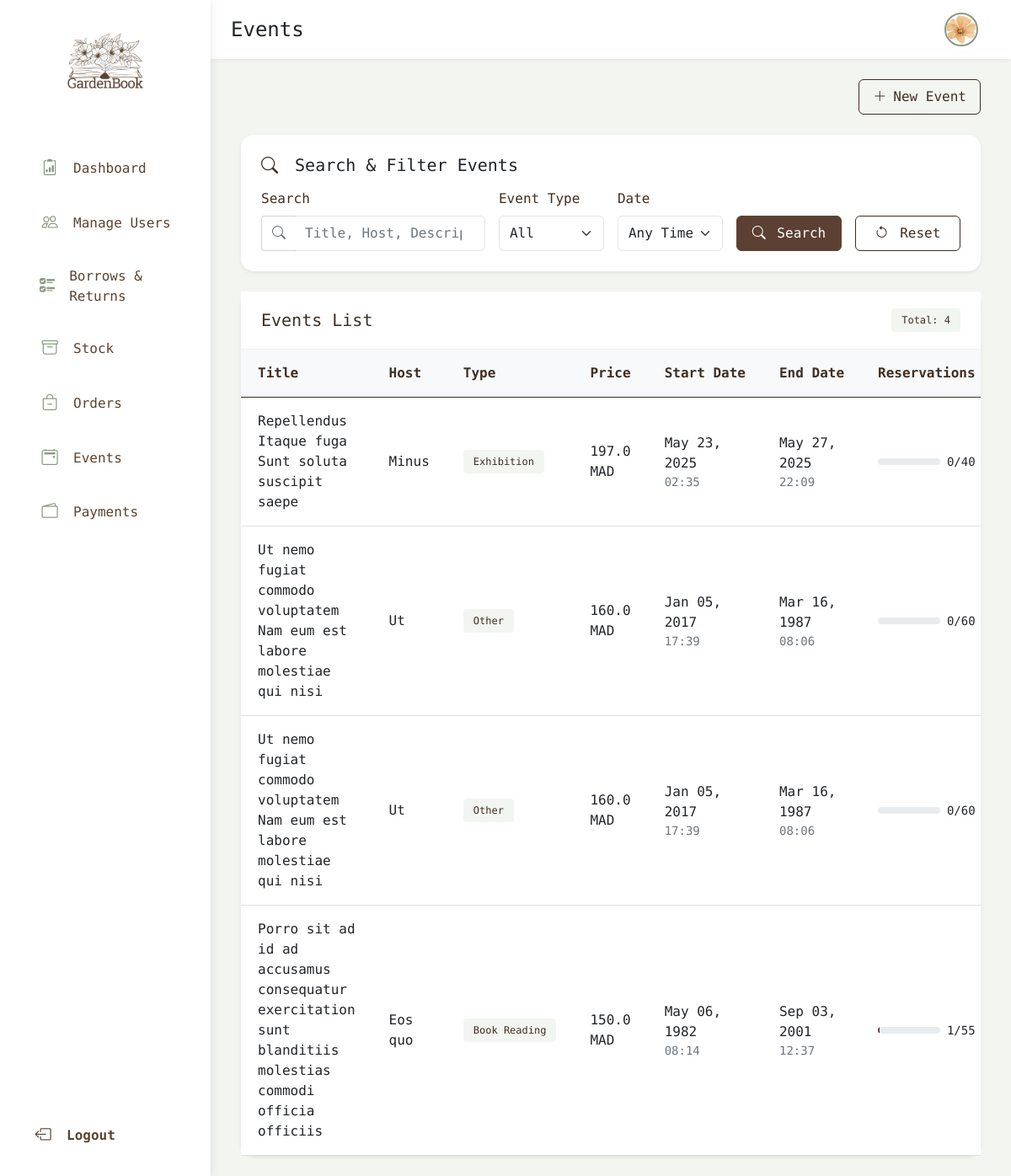
/manage-event (signed in), run on the app's committed database.
### theApp/models.py (models this page shows, shortened)
class Person(AbstractUser):
    cin = models.CharField(max_length=20, unique=True, default="")
    profile_pic = models.ImageField(upload_to='profile_pics/', null=True, blank=True, default='profile_pics/profile_pic1.png')
    first_name = models.CharField(max_length=50)
    last_name = models.CharField(max_length=50)
    role = models.CharField(max_length=20,choices=RoleName.choices, default=RoleName.READER)
    dob = models.DateField(null=True, blank=True)
    phone = models.CharField(max_length=15, null=True, blank=True)
    status = models.CharField(max_length=20, choices=MembershipStatus.choices, default=MembershipStatus.ACTIVE)
    address = models.CharField(max_length=255, null=True, blank=True)
    city = models.CharField(max_length=100, null=True, blank=True)
    postal_code = models.CharField(max_length=20, null=True, blank=True)
    country = models.CharField(max_length=100, null=True, blank=True)
    bio = models.CharField(max_length=300, null=True, blank=True)
    unread_alerts = models.IntegerField(default=0)
    class Meta:
        ordering = ['-date_joined']

class Event(models.Model):
    title = models.CharField(max_length=200)
    host = models.CharField(max_length=200, blank=True, null=True)
    poster = models.ImageField(upload_to='event_posters/', null=True, blank=True, default='event_posters/default_poster.jpg')
    description = models.TextField()
    event_price = models.FloatField(default=0.0)
    audience = models.CharField(max_length=20, choices=AudienceType.choices, default="")
    location = models.CharField(max_length=255)
    start_datetime = models.DateTimeField()
    end_datetime = models.DateTimeField()
    nbr_reservations = models.IntegerField(default=0)
    current_reservations = models.IntegerField(default=0)
    guests = models.ManyToManyField(Person, blank=True, related_name='events')
    created_at = models.DateTimeField(auto_now_add=True)
    event_type = models.CharField(max_length=20, choices=EventType.choices, default="")
    is_public = models.BooleanField(default=True)
    status = models.CharField(max_length=20, choices=[('Upcoming', 'Upcoming'), ('Ongoing', 'Ongoing'), ('Completed', 'Completed')], default='Upcoming')
    is_cancelled = models.BooleanField(default=False)

### theApp/views.py (the view)
# urls.py: path('manage-event', views.event_staff, name='manage-event'),
def event_staff(request):
  events = Event.objects.all()
  query = request.GET.get("q", "")
  event_type = request.GET.get("event_type", "")
  date_filter = request.GET.get("date_filter", "")
  form = EventForm()
  if query:
    events = events.filter(
      Q(title__icontains=query) |
      Q(host__icontains=query) |
      Q(description__icontains=query)
    )
  if event_type:
    events = events.filter(event_type=event_type)
  today = timezone.now().date()
  if date_filter == "year":
    events = events.filter(start_datetime__year=today.year)
  elif date_filter == "month":
    events = events.filter(start_datetime__year=today.year, start_datetime__month=today.month)
  elif date_filter == "week":
    start_of_week = today - timedelta(days=today.weekday())
    end_of_week = start_of_week + timedelta(days=6)
    events = events.filter(start_datetime__date__range=(start_of_week, end_of_week))
  types = Event.objects.values_list("event_type", flat=True).distinct()
  for event in events:
    if not event.is_cancelled:
      if event.end_datetime.date() < today:
          event.status = 'Completed'
      elif event.end_datetime.date() > today:
          event.status = 'Ongoing'
      else:
          event.status = 'Upcoming'
      event.save()
  context = {
      "events": events.order_by("-start_datetime"),
      "types": types,
      "form": form,
  }
  return render(request, "manage_event.html", context)

### templates/manage_event.html (shortened to what this page needs)
{% extends 'baseLibrarian.html' %}
{% load static %}
{% load crispy_forms_tags %}
{% block page %}Events{% endblock %}
{% block content %}
<div class="container-fluid">
  <div class="row mb-4">
    <div class="col-12 d-flex justify-content-end">
      <button class="btn btn-outline-brown" data-bs-toggle="modal" data-bs-target="#createEventModal">
        <i class="bi bi-plus-lg me-2"></i>New Event
      </button>
    </div>
  </div>
  <div class="row mb-4">
    <div class="col-12">
      <div class="card rounded-20 shadow-sm">
        <div class="card-body">
          <h5 class="card-title mb-3">
            <i class="bi bi-search me-2 text-brown"></i>
            Search & Filter Events
          </h5>
          <form method="GET" class="row g-3 align-items-end">
            <div class="col-md-4">
              <label for="q" class="form-label">Search</label>
              <div class="input-group">
                <span class="input-group-text bg-white border-end-0">
                  <i class="bi bi-search text-muted"></i>
                </span>
                <input type="search" name="q" id="q" class="form-control border-start-0"
                  placeholder="Title, Host, Description...">
              </div>
            </div>
            <div class="col-md-2">
              <label for="event_type" class="form-label">Event Type</label>
              <select name="event_type" id="event_type" class="form-select">
                <option value="">All</option>
              </select>
            </div>
            <div class="col-md-2">
              <label for="date_filter" class="form-label">Date</label>
              <select name="date_filter" id="date_filter" class="form-select">
                <option value="">Any Time</option>
              </select>
            </div>
            <div class="col-md-2">
              <button class="btn btn-brown w-100" type="submit">
                <i class="bi bi-search me-1"></i> Search
              </button>
            </div>
            <div class="col-md-2">
              <a href="{% url 'manage-event' %}" class="btn btn-outline-brown w-100">
                <i class="bi bi-arrow-counterclockwise me-1"></i> Reset
              </a>
            </div>
          </form>
        </div>
      </div>
    </div>
  </div>
  <div class="row">
    <div class="col-12">
      <div class="card rounded-20 shadow-sm">
        <div class="card-header bg-white d-flex justify-content-between align-items-center">
          <h5 class="card-title mb-0 text-brown">Events List</h5>
          <span class="badge bg-green-soft text-brown">Total: {{ events|length }}</span>
        </div>
        <div class="card-body p-0">
          <div class="table-responsive">
            <table class="table table-hover align-middle m-0">
              <thead>
                <tr class="bg-light">
                  <th>Title</th>
                  <th>Host</th>
                  <th>Type</th>
                  <th>Price</th>
                  <th>Start Date</th>
                  <th>End Date</th>
                  <th>Reservations</th>
                </tr>
              </thead>
              <tbody class="bg-white">
                {% for event in events %}
                <tr>
                  <td class="fw-medium">{{ event.title }}</td>
                  <td>{{ event.host }}</td>
                  <td>
                    <span class="badge bg-green-soft text-brown">
                      {{ event.event_type }}
                    </span>
                  </td>
                  <td>{{ event.event_price }} MAD</td>
                  <td>
                    <div class="d-flex flex-column">
                      <span>{{ event.start_datetime|date:"M d, Y" }}</span>
                      <small class="text-muted">
                        {{ event.start_datetime|time:"H:i" }}
                      </small>
                    </div>
                  </td>
                  <td>
                    <div class="d-flex flex-column">
                      <span>{{ event.end_datetime|date:"M d, Y" }}</span>
                      <small class="text-muted">
                        {{ event.end_datetime|time:"H:i" }}
                      </small>
                    </div>
                  </td>
                  <td>
                    <div class="d-flex align-items-center">
                      <div class="progress flex-grow-1 me-2" style="height: 8px;">
                      </div>
                      <span class="small">{{ event.current_reservations }}/{{ event.nbr_reservations }}</span>
                    </div>
                  </td>
                </tr>
                {% endfor %}
              </tbody>
            </table>
          </div>
        </div>
      </div>
    </div>
  </div>
</div>
{% endblock %}

### templates/baseLibrarian.html (shortened to what this page needs)
{% load static %}
<!DOCTYPE html>
<html lang="en">
<head>
  <link href="{% static 'assets/dist/css/bootstrap.min.css' %}" rel="stylesheet">
  <link rel="stylesheet" href="{% static 'css/base.css' %}">
</head>
<body>
  <div class="layout-container">
    <aside class="sidebar">
      <div class="sidebar-inner">
        <div class="text-center mb-5">
          <a href="{% url 'dashboard' %}"
            class="d-flex align-items-center justify-content-center text-brown text-decoration-none">
            <img src="{% static 'assets/brand/_logo-nobg.png' %}" class="img-fluid" width="90" height="90" role="img"
              alt="Library Management System">
          </a>
        </div>
        <nav class="sidebar-nav">
          <ul class="list-unstyled ps-2">
            <li class="nav-item mb-3">
              <a href="{% url 'dashboard' %}"
                class="sidebar-link d-flex align-items-center {% if request.path == '/dashboard/' %}active-link{% endif %}">
                <i class="bi bi-clipboard2-data me-3"></i>
                <span>Dashboard</span>
              </a>
            </li>
            <li class="nav-item mb-3">
              <a href="{% url 'manage-users' %}"
                class="sidebar-link d-flex align-items-center {% if request.path == '/manage-users/' %}active-link{% endif %}">
                <i class="bi bi-people me-3"></i>
                <span>Manage Users</span>
              </a>
            </li>
            <li class="nav-item mb-3">
              <a href="{% url 'borrows-returns' %}"
                class="sidebar-link d-flex align-items-center {% if request.path == '/borrows-returns/' %}active-link{% endif %}">
                <i class="bi bi-ui-checks me-3"></i>
                <span>Borrows & Returns</span>
              </a>
            </li>
            <li class="nav-item mb-3">
              <a href="{% url 'stock' %}"
                class="sidebar-link d-flex align-items-center {% if request.path == '/stock/' %}active-link{% endif %}">
                <i class="bi bi-archive me-3"></i>
                <span>Stock</span>
              </a>
            </li>
            <li class="nav-item mb-3">
              <a href="{% url 'orders' %}"
                class="sidebar-link d-flex align-items-center {% if request.path == '/orders/' %}active-link{% endif %}">
                <i class="bi bi-bag-dash me-3"></i>
                <span>Orders</span>
              </a>
            </li>
            <li class="nav-item mb-3">
              <a href="{% url 'manage-event' %}"
                class="sidebar-link d-flex align-items-center {% if request.path == '/manage-event/' %}active-link{% endif %}">
                <i class="bi bi-calendar2-event me-3"></i>
                <span>Events</span>
              </a>
            </li>
            <li class="nav-item mb-3">
              <a href="{% url 'manage-payment' %}"
                class="sidebar-link d-flex align-items-center {% if request.path == '/manage-payment/' %}active-link{% endif %}">
                <i class="bi bi-wallet2 me-3"></i>
                <span>Payments</span>
              </a>
            </li>
          </ul>
        </nav>
        <div class="mt-auto">
          <a href="{% url 'logout' %}" class="logout-link d-flex align-items-center">
            <i class="bi bi-box-arrow-left me-3"></i>
            <span>Logout</span>
          </a>
        </div>
      </div>
    </aside>
    <main class="main-content">
      <div class="main-header">
        <div class="header-title">
          <h4 class="mb-0">{% block page %}Dashboard{% endblock %}</h4>
        </div>
        <div class="profile-img-container">
          <a href="{% url 'dashboard' %}">
            <img
              src="{% if request.user.profile_pic %}{{ request.user.profile_pic.url }}{% else %}{% static 'profile_pic2.png' %}{% endif %}"
              alt="Profile" class="profile-img">
          </a>
        </div>
      </div>
      <div class="content-area">
        {% block content %}
        {% endblock content %}
      </div>
    </main>
  </div>
</body>
</html>

### static/css/base.css (style rules this page uses)
html, body { height: 100%; margin: 0; overflow: hidden; }
body { font-family: "Geist Mono", sans-serif; padding: 0; min-height: 100vh; }
.btn-brown { background: #5c4033 !important; }
.bg-green-soft { background: #aabda028 !important; }
.text-brown { color: #402e21; }
a { text-decoration: none; padding: 7px 15px; }
.rounded-20 { border-radius: 15px; }
.btn-outline-brown { border-color: #402e21 !important; color: #402e21 !important; }
.layout-container { display: flex; height: 100vh; width: 100%; }
.sidebar { width: 250px; height: 100vh; position: fixed; top: 0; left: 0; background-color: white; box-shadow: 0 0 10px rgba(0, 0, 0, 0.1); z-index: 1000; }
.sidebar-inner { height: 100%; display: flex; flex-direction: column; padding: 1.5rem; overflow-y: auto; }
.sidebar-nav { flex-grow: 1; }
.main-content { flex: 1; margin-left: 250px; display: flex; flex-direction: column; height: 100vh; overflow: hidden; }
.main-header { height: 70px; padding: 0 1.5rem; background-color: white; box-shadow: 0 2px 5px rgba(0, 0, 0, 0.05); display: flex; align-items: center; position: sticky; top: 0; z-index: 900; }
.content-area { flex: 1; overflow-y: auto; background-color: #aabda028; padding: 1.5rem; height: calc(100vh - 70px); }
.sidebar-link { color: #5d432f; padding: 10px 15px; border-radius: 6px; font-weight: 500; transition: all 0.2s ease; text-decoration: none; }
.sidebar-link i { font-size: 1.2rem; width: 24px; text-align: center; color: #8a9982; }
.logout-link { color: #5d432f; padding: 10px 15px; border-radius: 6px; font-weight: 600; transition: all 0.2s ease; text-decoration: none; }
.logout-link i { font-size: 1.2rem; width: 24px; text-align: center; }
.profile-img { border: 2px solid #8a9982; transition: all 0.2s ease; object-fit: cover; }
:root { --brown-dark: #402e21; --brown: #5d432f; --brown-light: #f0e8d9; --green-dark: #8a9982; --green: #aabda0; --green-soft: rgba(170, 189, 160, 0.16); --success-soft: #e8f3e8; --warning-soft: #fff3cd; --danger-soft: rgba(93, 67, 47, 0.15); }
.card { border: none; transition: all 0.2s ease; }
.card-header { background-color: transparent; border-bottom: 1px solid rgba(0, 0, 0, 0.05); padding: 1.25rem 1.5rem; }
.card-body { padding: 1.5rem; }
.table { margin-bottom: 0; }
.table th { font-weight: 600; color: var(--brown-dark); padding: 1rem 1.25rem; border-top: none; white-space: nowrap; }
.table td { padding: 1rem 1.25rem; vertical-align: middle; }
.table-hover tbody tr { transition: all 0.2s ease; }
.btn { font-weight: 500; padding: 0.5rem 1rem; border-radius: 0.375rem; transition: all 0.2s ease; }
.btn-brown { background-color: var(--brown); border-color: var(--brown); color: white; }
.btn-outline-brown { color: var(--brown); border-color: var(--brown); }
.form-control, .form-select { padding: 0.5rem 0.75rem; border-color: rgba(0, 0, 0, 0.1); border-radius: 0.375rem; }
.form-label { font-weight: 500; margin-bottom: 0.5rem; color: var(--brown-dark); }
.badge { font-weight: 500; padding: 0.5rem 0.75rem; border-radius: 0.25rem; }
.main-header .profile-img-container { display: flex; align-items: center; margin-left: auto; }
.main-header .profile-img { width: 40px; height: 40px; border-radius: 50%; object-fit: cover; margin-left: 15px; }

### data on the page
Person: profile_pic (picture)
Event: title "Repellendus Itaque fuga Sunt soluta suscipit saepe", host "Minus", event_type "Exhibition", event_price "197.0", start_datetime "May 23, 2025", start_datetime "02:35", end_datetime "May 27, 2025", end_datetime "22:09", current_reservations "0", nbr_reservations "40"
Event: title "Ut nemo fugiat commodo voluptatem Nam eum est labore molestiae qui nisi", host "Ut", event_type "Other", event_price "160.0", start_datetime "Jan 05, 2017", start_datetime "17:39", end_datetime "Mar 16, 1987", end_datetime "08:06", current_reservations "0", nbr_reservations "60"
Event: title "Ut nemo fugiat commodo voluptatem Nam eum est labore molestiae qui nisi", host "Ut", event_type "Other", event_price "160.0", start_datetime "Jan 05, 2017", start_datetime "17:39", end_datetime "Mar 16, 1987", end_datetime "08:06", current_reservations "0", nbr_reservations "60"
Event: title "Porro sit ad id ad accusamus consequatur exercitation sunt blanditiis molestias commodi officia officiis", host "Eos quo", event_type "Book Reading", event_price "150.0", start_datetime "May 06, 1982", start_datetime "08:14", end_datetime "Sep 03, 2001", end_datetime "12:37", current_reservations "1", nbr_reservations "55"

### other printed values
{{ events|length }} "4"
